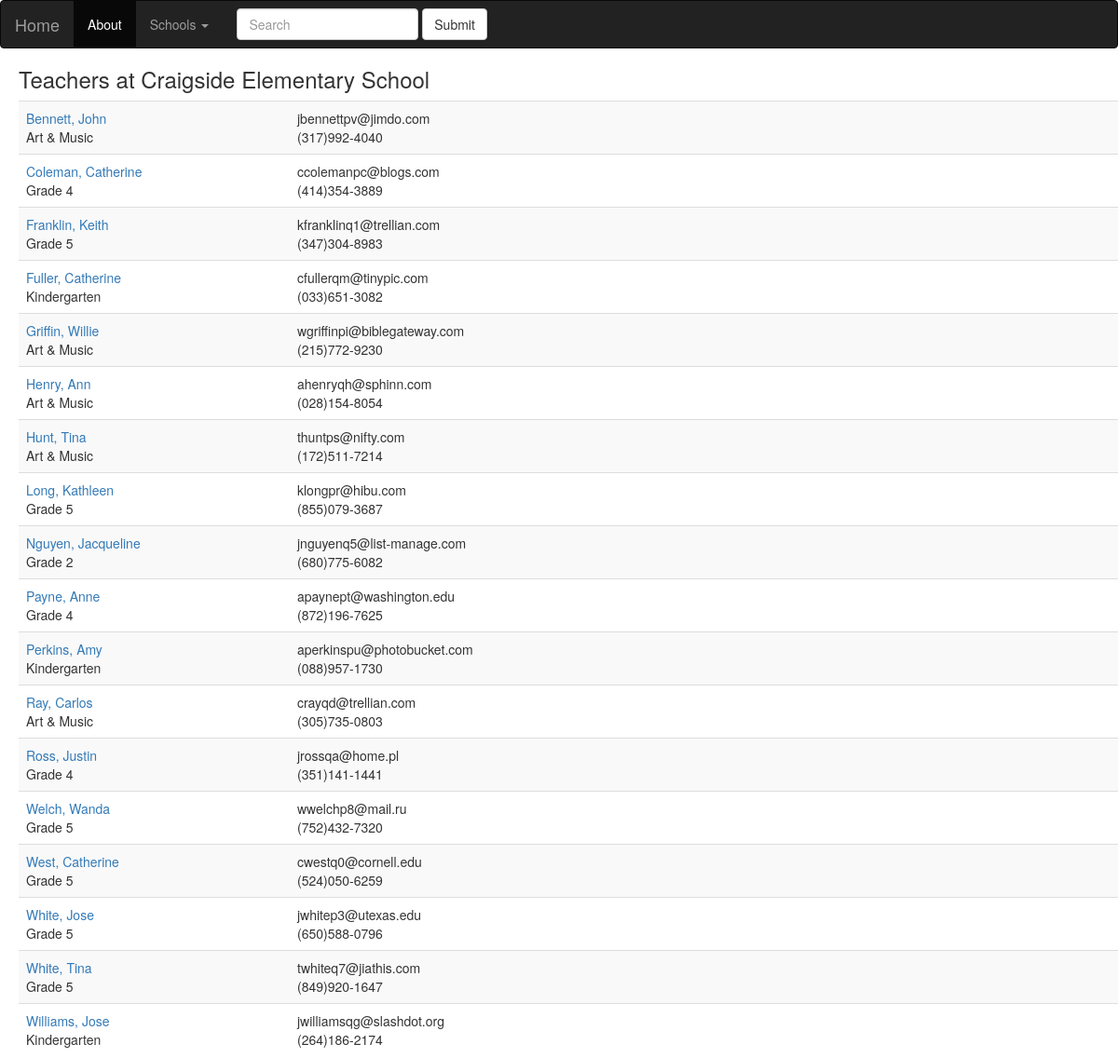
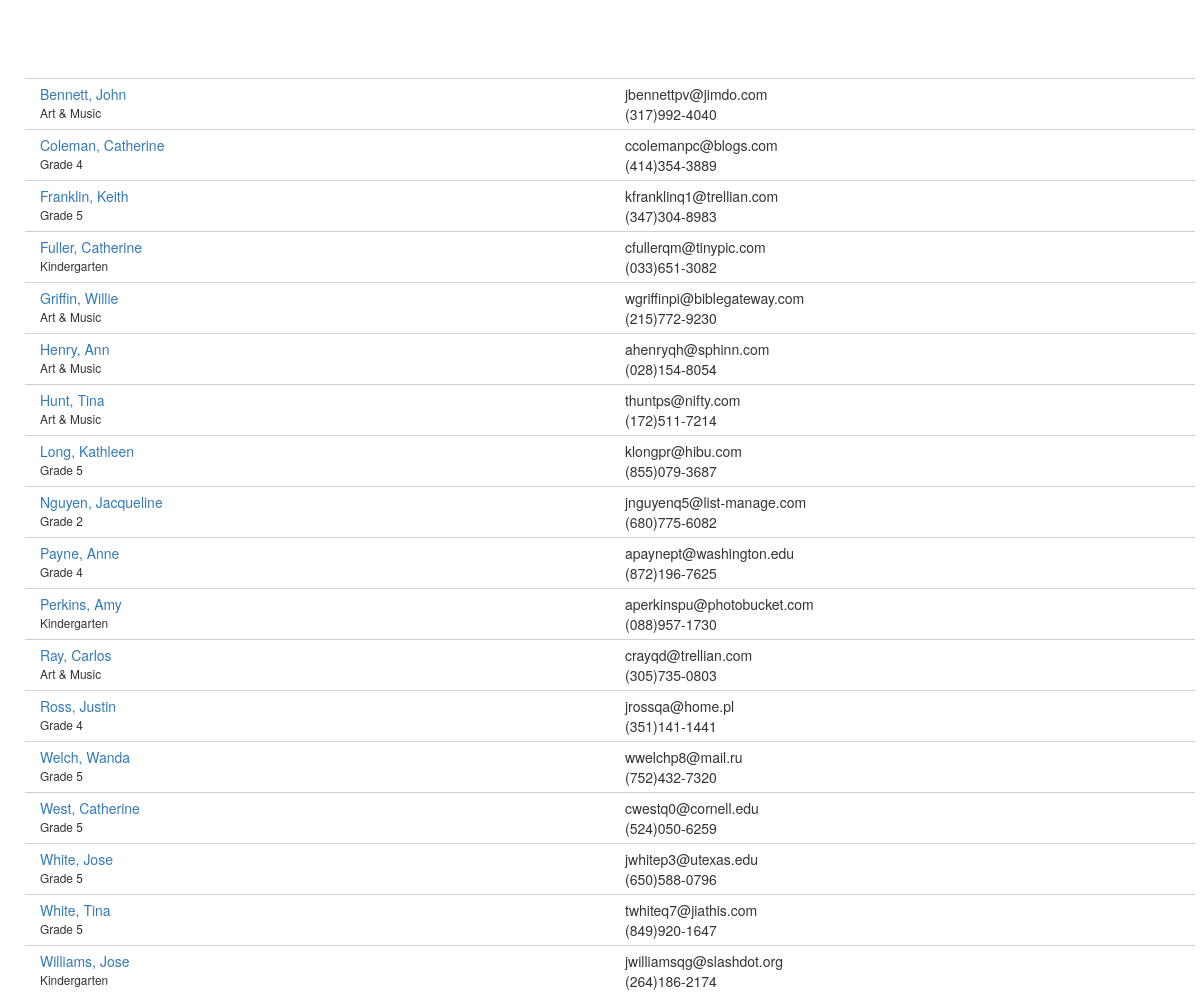
The app's page /districts/1/schools/1/teachers, older data (2 pictures, top to bottom).
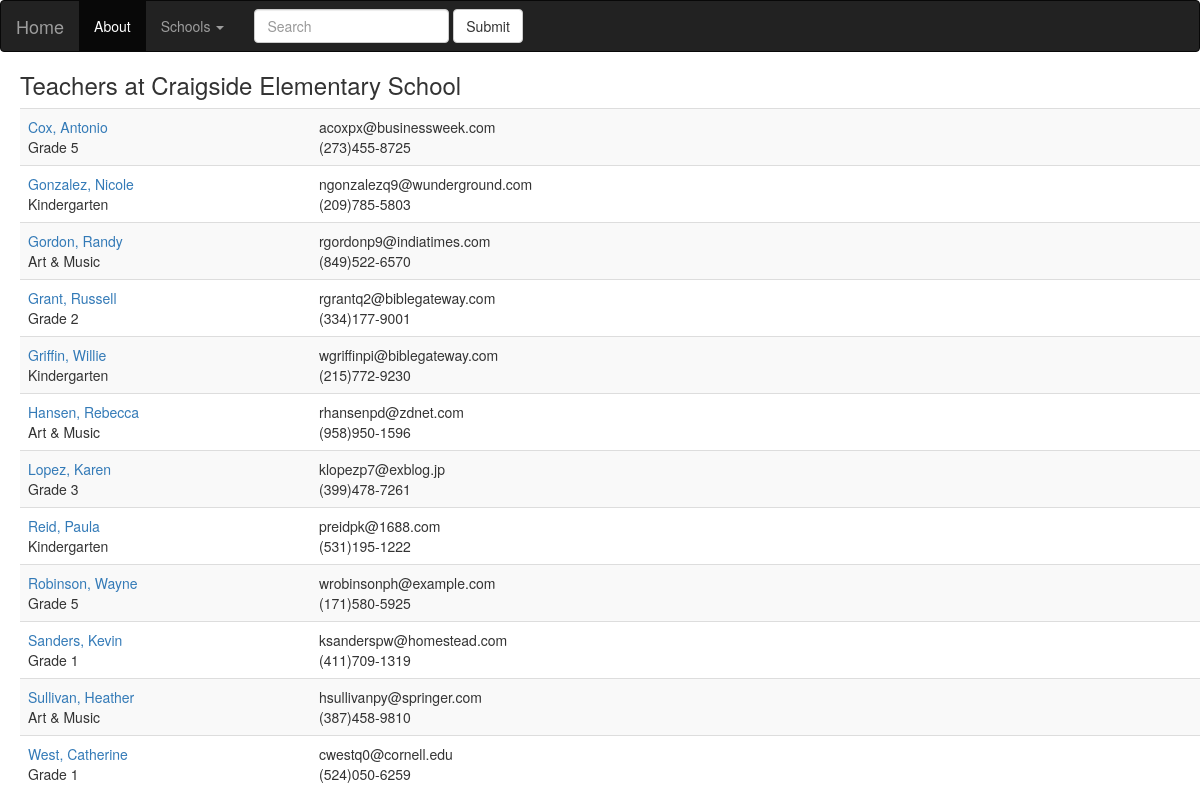
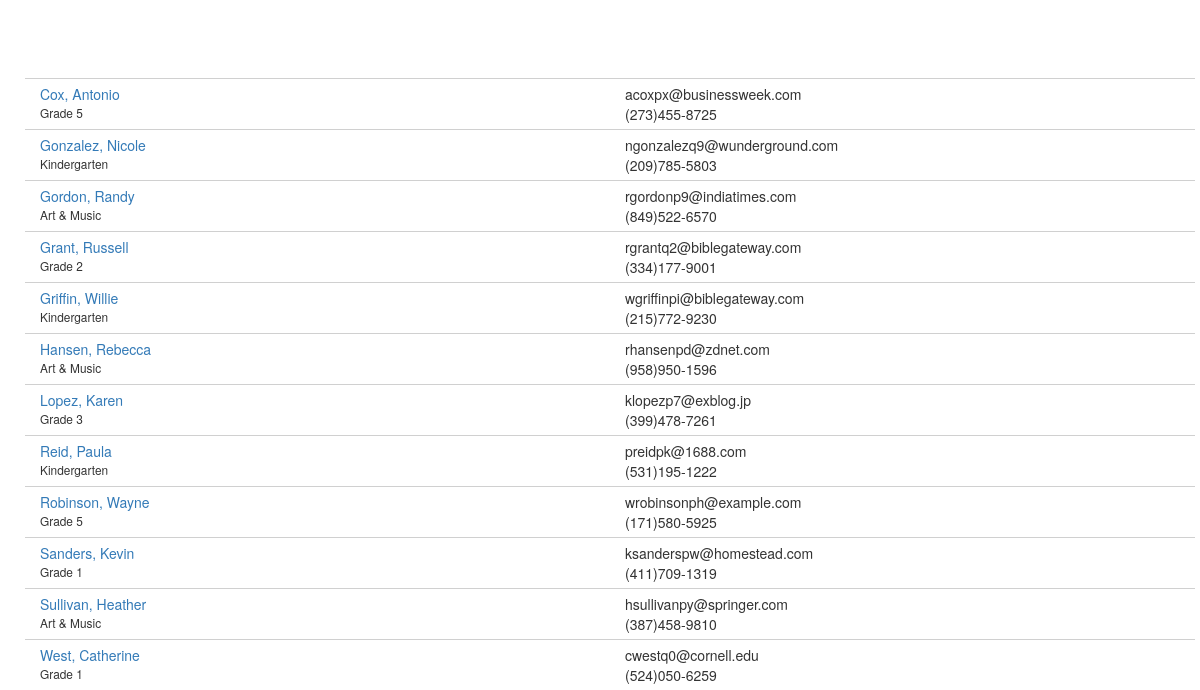
The same page, newer data (2 pictures, top to bottom).
### database_setup.py (models this page shows, shortened)
class Teacher(Base):
    __tablename__ = 'teacher'
    id = Column(Integer, primary_key=True)
    first_name = Column(String(40), nullable=False)
    last_name = Column(String(40), nullable=False)
    department = Column(String(50))
    address = Column(String(50))
    city = Column(String(50))
    state = Column(String(50))
    zip = Column(String(50))
    phone = Column(String(50))
    email = Column(String(50))
    school_id = Column(Integer, ForeignKey('school.id'))
    school = relationship('School')

### schools.py (the view)
@app.route('/districts/<int:district_id>/schools/<int:school_id>/teachers')
def showAllTeachers(district_id, school_id):
    school = session.query(School).filter_by(id=school_id).one()
    teachers = session.query(Teacher).filter_by(school_id=school_id).all()
    return render_template('teachers.html', district_id=district_id, school=school, teachers=teachers)

### templates/teachers.html (shortened to what this page needs)
{% extends "base.html" %}
{% block content %}
<h3>Teachers at {{school.name}}</h3>
<table class="table table-striped">
{% for teacher in teachers %}
<tr>
	<td>
		<table style="width:50%">
			<tr>
				<td style="width:50%"><a href='{{url_for('showTeacher', district_id=district_id, school_id=school.id, teacher_id=teacher.id)}}'>{{teacher.last_name}}, {{teacher.first_name}}</a></td>
				<td style="width:50%; margin-left:50px;">{{teacher.email}}</td>
			</tr>
			<tr>
				<td style="width:50%">{{teacher.department}}</td>
				<td style="width:50%; margin-left:50px;">{{teacher.phone}}</td>
			</tr>
		</table>
	</td>
</tr>
{% endfor %}
</table>
<p>&nbsp;</p>
<p>&nbsp;</p>
{% for teacher in teachers %}
<div class="container">
    <div class="row" style="border-top: 1px solid #d0d0d0; padding-top: 5px;">
        <div class="col-sm-6"><a href='{{url_for('showTeacher', district_id=district_id, school_id=school.id, teacher_id=teacher.id)}}'>{{teacher.last_name}}, {{teacher.first_name}}</a></div>
        <div class="col-sm-6">{{teacher.email}}</div>
    </div>
    <div class="row" style="padding-bottom: 5px;">
        <div class="col-sm-6" style="font-size:85%;">{{teacher.department}}</div>
        <div class="col-sm-6">{{teacher.phone}}</div>
    </div>
</div>
{% endfor %}
{% endblock %}

Row changes from the older to the newer data that the page shows:
no longer on this page (row edited): Teacher: last_name "Bennett", first_name "John", email "jbennettpv@jimdo.com", department "Art & Music", phone "(317)992-4040"
no longer on this page (row edited): Teacher: last_name "Coleman", first_name "Catherine", email "ccolemanpc@blogs.com", department "Grade 4", phone "(414)354-3889"
no longer on this page (row edited): Teacher: last_name "Franklin", first_name "Keith", email "kfranklinq1@trellian.com", department "Grade 5", phone "(347)304-8983"
no longer on this page (row edited): Teacher: last_name "Fuller", first_name "Catherine", email "cfullerqm@tinypic.com", department "Kindergarten", phone "(033)651-3082"
no longer on this page (row edited): Teacher: last_name "Henry", first_name "Ann", email "ahenryqh@sphinn.com", department "Art & Music", phone "(028)154-8054"
no longer on this page (row edited): Teacher: last_name "Hunt", first_name "Tina", email "thuntps@nifty.com", department "Art & Music", phone "(172)511-7214"
no longer on this page (row edited): Teacher: last_name "Long", first_name "Kathleen", email "klongpr@hibu.com", department "Grade 5", phone "(855)079-3687"
no longer on this page (row edited): Teacher: last_name "Nguyen", first_name "Jacqueline", email "jnguyenq5@list-manage.com", department "Grade 2", phone "(680)775-6082"
no longer on this page (row edited): Teacher: last_name "Payne", first_name "Anne", email "apaynept@washington.edu", department "Grade 4", phone "(872)196-7625"
no longer on this page (row edited): Teacher: last_name "Perkins", first_name "Amy", email "aperkinspu@photobucket.com", department "Kindergarten", phone "(088)957-1730"
no longer on this page (row edited): Teacher: last_name "Ray", first_name "Carlos", email "crayqd@trellian.com", department "Art & Music", phone "(305)735-0803"
no longer on this page (row edited): Teacher: last_name "Ross", first_name "Justin", email "jrossqa@home.pl", department "Grade 4", phone "(351)141-1441"
no longer on this page (row edited): Teacher: last_name "Welch", first_name "Wanda", email "wwelchp8@mail.ru", department "Grade 5", phone "(752)432-7320"
no longer on this page (row edited): Teacher: last_name "White", first_name "Jose", email "jwhitep3@utexas.edu", department "Grade 5", phone "(650)588-0796"
no longer on this page (row edited): Teacher: last_name "White", first_name "Tina", email "twhiteq7@jiathis.com", department "Grade 5", phone "(849)920-1647"
no longer on this page (row edited): Teacher: last_name "Williams", first_name "Jose", email "jwilliamsqg@slashdot.org", department "Kindergarten", phone "(264)186-2174"
now on this page (row edited): Teacher: last_name "Cox", first_name "Antonio", email "acoxpx@businessweek.com", department "Grade 5", phone "(273)455-8725"
now on this page (row edited): Teacher: last_name "Gonzalez", first_name "Nicole", email "ngonzalezq9@wunderground.com", department "Kindergarten", phone "(209)785-5803"
now on this page (row edited): Teacher: last_name "Gordon", first_name "Randy", email "rgordonp9@indiatimes.com", department "Art & Music", phone "(849)522-6570"
now on this page (row edited): Teacher: last_name "Grant", first_name "Russell", email "rgrantq2@biblegateway.com", department "Grade 2", phone "(334)177-9001"
changed Teacher "Griffin": department "Art & Music" → "Kindergarten"
now on this page (row edited): Teacher: last_name "Hansen", first_name "Rebecca", email "rhansenpd@zdnet.com", department "Art & Music", phone "(958)950-1596"
now on this page (row edited): Teacher: last_name "Lopez", first_name "Karen", email "klopezp7@exblog.jp", department "Grade 3", phone "(399)478-7261"
now on this page (row edited): Teacher: last_name "Reid", first_name "Paula", email "preidpk@1688.com", department "Kindergarten", phone "(531)195-1222"
now on this page (row edited): Teacher: last_name "Robinson", first_name "Wayne", email "wrobinsonph@example.com", department "Grade 5", phone "(171)580-5925"
now on this page (row edited): Teacher: last_name "Sanders", first_name "Kevin", email "ksanderspw@homestead.com", department "Grade 1", phone "(411)709-1319"
now on this page (row edited): Teacher: last_name "Sullivan", first_name "Heather", email "hsullivanpy@springer.com", department "Art & Music", phone "(387)458-9810"
changed Teacher "West": department "Grade 5" → "Grade 1"
